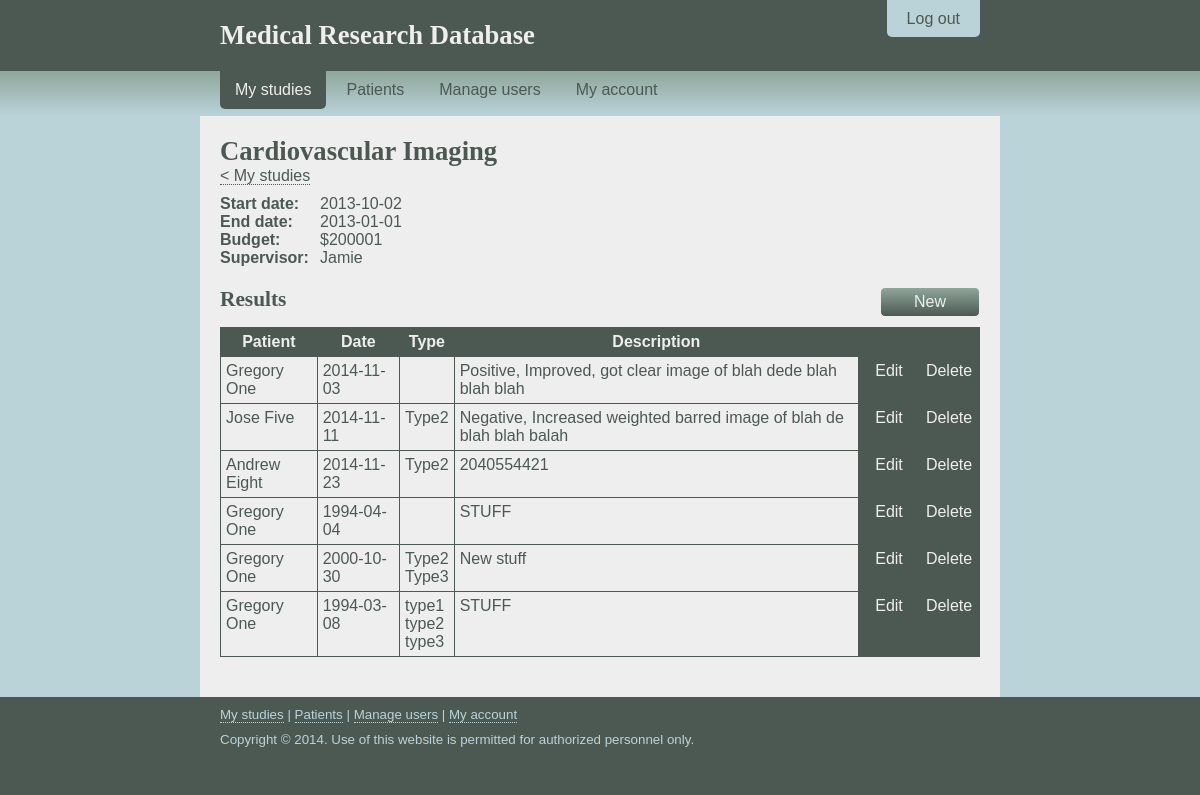
Page /study/view-study.php?studyname=Cardiovascular Imaging (signed in) on the committed database.
### tables this page shows
CREATE TABLE `results` (
  `id` int(11) NOT NULL AUTO_INCREMENT,
  `Study_Name` varchar(32) NOT NULL,
  `Patient_Number` int(11) NOT NULL,
  `Date` date DEFAULT NULL,
  `Description` varchar(255) DEFAULT NULL,
  PRIMARY KEY (`id`,`Study_Name`,`Patient_Number`),
  KEY `Study_Name` (`Study_Name`),
  KEY `Patient_Number` (`Patient_Number`),
  CONSTRAINT `results_ibfk_1` FOREIGN KEY (`Study_Name`) REFERENCES `study` (`Name`),
  CONSTRAINT `results_ibfk_2` FOREIGN KEY (`Patient_Number`) REFERENCES `patient` (`ID`)
);

CREATE TABLE `person` (
  `id` int(11) NOT NULL AUTO_INCREMENT,
  `Birthday` date DEFAULT NULL,
  `Gender` char(1) DEFAULT NULL,
  `Name` varchar(32) DEFAULT NULL,
  `Phone` varchar(20) DEFAULT NULL,
  `Address` varchar(255) DEFAULT NULL,
  `Email` varchar(255) DEFAULT NULL,
  `Emergency_ID` int(11) DEFAULT NULL,
  PRIMARY KEY (`id`),
  KEY `FK_person_emergency_id` (`Emergency_ID`),
  CONSTRAINT `FK_person_emergency_id` FOREIGN KEY (`Emergency_ID`) REFERENCES `person` (`id`)
);

CREATE TABLE `type` (
  `Result_ID` int(11) NOT NULL,
  `Study_Name` varchar(32) NOT NULL,
  `Patient_Number` int(11) NOT NULL,
  `Type` varchar(32) NOT NULL,
  PRIMARY KEY (`Result_ID`,`Type`,`Study_Name`,`Patient_Number`),
  KEY `Study_Name` (`Study_Name`),
  KEY `Patient_Number` (`Patient_Number`),
  CONSTRAINT `FK_results_id` FOREIGN KEY (`Result_ID`) REFERENCES `results` (`id`),
  CONSTRAINT `type_ibfk_2` FOREIGN KEY (`Study_Name`) REFERENCES `study` (`Name`),
  CONSTRAINT `type_ibfk_3` FOREIGN KEY (`Patient_Number`) REFERENCES `patient` (`ID`)
);

### php/gf.php (called while the page is built, shortened)
<?php
	function queryAssoc($mysqli, $query){
		$result = $mysqli->query($query);
		$data = $result->fetch_assoc();
		return $data;
	}
	function queryArray($mysqli, $query, $key){
		$result = $mysqli->query($query);
		$dataArray = array();
		for($count = 0; $count < $result->num_rows; $count++){
			$rowData = $result->fetch_assoc();
			array_push($dataArray, $rowData[$key]);
		}
		return $dataArray;
	}
?>

### php/view-study-functions.php (the view, shortened to what this page needs)
<?php
	require_once("index-functions.php");
	require_once("gf.php");
    function showAllStudyInfo($studyName){
        $mysqli = mysqliInit();
        $query = "SELECT person.name AS name, start_date, end_date, budget FROM study INNER JOIN person ON study.supervisor_id = person.id WHERE study.name = '$studyName'";
		$data = queryAssoc($mysqli, $query);
        echo "<h1>".$studyName."</h1>
            <p><a href=\"/\">&lt; My studies</a></p>
            <div id=\"study-info\">
              <ul>
                <li><p>Start date:</p></li>
                <li><p>".$data['start_date']."</p></li>
              </ul>
              <ul>
                <li><p>End date:</p></li>
                <li><p>".$data['end_date']."</p></li>
              </ul>
              <ul>
                <li><p>Budget:</p></li>
                <li><p>$".$data['budget']."</p></li>
              </ul>
              <ul>
                <li><p>Supervisor:</p></li>
                <li><p>".$data['name']."</p></li>
              </ul>
            </div>";
    }
	function showAllResultInfo($resultID){
		$mysqli = mysqliInit();
		$query = "select p.name AS name, date, description from results AS r INNER JOIN person AS p ON p.id = r.patient_number WHERE r.id = $resultID";
		$data = queryAssoc($mysqli, $query);
		$query = "SELECT t.type, r.ID FROM type AS t INNER JOIN results AS r ON r.ID = t.Result_ID WHERE r.ID = '" . $resultID . "'";
		$types = $mysqli->query($query);
		echo " <tr>
				<td><p>".$data['name']."</p></td>
                <td><p>".$data['date']."</p></td><td>";
		if ($types->num_rows != 0){
			for ($i = 0; $i < $types->num_rows; $i++)
				echo "<p>" . $types->fetch_assoc()["type"] . "</p>";
		}
		echo "</td><td><p>".$data['description']."</p></td>
                <td><p><a href=\"edit-result.php?id=".$resultID."&amp;numTypes=0&amp;studyname=".$_GET['studyname']."\">Edit</a><a href=\"delete-result.php?id=".$resultID."&amp;studyname=".$_GET['studyname']."\">Delete</a></p></td>
				</tr>";
	}
	function getResults($study){
		$mysqli = mysqliInit();
		$query = 	"SELECT id FROM results WHERE study_name = '$study'";
		return queryArray($mysqli, $query, 'id');
	}
?>

### study/view-study.php (shortened to what this page needs)
<?php
  require_once("../php/user-permissions.php");
  require_once("../php/view-study-functions.php");
?>
<!DOCTYPE html>
<html lang="en">
  <head>
    <link rel="stylesheet" href="/css/layout.css" />
    <link rel="stylesheet" href="/css/nav.css" />
    <link rel="stylesheet" href="/css/study.css" />
    <link rel="stylesheet" href="/css/table.css" />
  </head>
  <body>
    <header>
      <div class="container">
        <div id="logout-tab">
          <p><a href="/logout.php">Log out</a></p>
        </div>
        <div class="padding">
          <h1><a href="/" title="Home">Medical Research Database</a></h1>
        </div>
      </div>
    </header>
    <nav>
      <div class="container">
        <ul>
          <li id="current"><a href="/">My studies</a></li>
          <li><a href="/patients.php">Patients</a></li>
          <li><a href="/account.php?userID=<?php echo $_SESSION["userid"]; ?>">My account</a></li>
        </ul>
      </div>
    </nav>
    <div id="content-outer">
      <div class="container">
        <div id="content-inner">
          <div class="padding">
            <?php
               $studyName = $_GET['studyname'];
               showAllStudyInfo($studyName);
            ?>
            <div class="add-header">
              <ul>
                <li><h2>Results</h2></li>
				<?php
                echo "<li><input type=\"button\" name=\"addResult\" value=\"New\" onclick=\"window.location = 'add-result.php?numTypes=0&amp;studyname=".$_GET['studyname']."';\" /></li>";
				?>
				</ul>
            </div>
            <table>
              <tr id="header">
                <th><p>Patient</p></th>
                <th><p>Date</p></th>
                <th><p>Type</p></th>
                <th><p>Description</p></th>
                <th></th>
              </tr>
				<?php
					$studyName = $_GET['studyname'];
					$result = getResults($studyName);
					for($count = 0; $count < count($result); $count++){
						showAllResultInfo($result[$count]);
					}
				?>
            </table>
          </div>
        </div>
      </div>
    </div>
    <footer>
      <div class="container">
        <div class="padding">
          <p><a href="/">My studies</a> | <a href="/patients.php">Patients</a> | <?php printManageUsers(true, false); ?> <a href="/account.php?userID=<?php echo $_SESSION["userid"]; ?>">My account</a></p>
          <p>Copyright &copy; 2014. Use of this website is permitted for authorized personnel only.</p>
        </div>
      </div>
    </footer>
  </body>
</html>

### css/layout.css (style rules this page uses)
* { margin: 0px; padding: 0px; font-family: "Trebuchet MS", sans-serif; font-size: 12pt; }
body { background-color: #4C5952; }
header { background-color: #4C5952; }
nav { background: -o-linear-gradient(#8FA69B, #BAD3D9); background: -moz-linear-gradient(#8FA69B, #BAD3D9); background: -webkit-linear-gradient(#8FA69B, #BAD3D9); background: linear-gradient(#8FA69B, #BAD3D9); }
footer { background-color: #4C5952; }
footer .padding { padding: 10px 20px 10px 20px; }
footer p { color: #BAD3D9; font-size: 10pt; }
.container { width: 800px; margin: auto; }
#content-outer { background-color: #BAD3D9; }
#content-inner { background-color: #EEEEEE; }
.padding { padding: 20px; }
h1 { font-family: "Palatino Linotype", serif; font-size: 20pt; font-weight: bold; color: #4C5952; }
h2 { font-family: "Palatino Linotype", serif; font-size: 16pt; font-weight: bold; color: #4C5952; margin-top: 20px; }
header h1 a, header h1 a:visited, header h1 a:focus { color: #EEEEEE; border-bottom: 0px; }
p { font-family: "Trebuchet MS", sans-serif; font-size: 12pt; color: #4C5952; margin-bottom: 10px; }
input, select { padding: 5px; border: 1px solid #8FA69B; background-color: #EEEEEE; color: #4C5952; border-radius: 5px; transition: background-color 0.25s linear 0s, border-color 0.25s linear 0s, box-shadow 0.25s linear 0s; -webkit-transition: background-color 0.25s linear 0s, border-color 0.25s linear 0s, box-shadow 0.25s linear 0s; }
input[type="button"] { margin: 0px; width: 100px; }
input[type="submit"], input[type="button"] { cursor: pointer; background: -o-linear-gradient(#8FA69B, #4C5952); background: -moz-linear-gradient(#8FA69B, #4C5952); background: -webkit-linear-gradient(#8FA69B, #4C5952); background: linear-gradient(#8FA69B, #4C5952); color: #EEEEEE; border-color: #EEEEEE; transition: background-color 0.25s linear 0s, border-color 0.25s linear 0s; -webkit-transition: background-color 0.25s linear 0s, border-color 0.25s linear 0s; }
a, a:visited, a:focus { font-family: inherit; font-size: inherit; color: #4C5952; text-decoration: none; border-bottom: 1px dotted #4C5952; transition: color 0.25s linear 0s; -webkit-tranisition: color 0.25s linear 0s; }
#logout-tab { position: relative; right: 20px; top: 0px; float: right; margin-top: 10px; }
#logout-tab p { margin: 0px; }
#logout-tab a, #logout-tab a:visited, #logout-tab a:focus { color: #4C5952; background-color: #BAD3D9; padding: 10px 20px 10px 20px; border-bottom: 0px; border-bottom-left-radius: 5px; border-bottom-right-radius: 5px; transition: color 0.25s linear 0s, background-color 0.25s linear 0s; -webkit-transition: color 0.25s linear 0s, background-color 0.25s linear 0s; }
footer a, footer a:visited, footer a:focus { color: #BAD3D9; border-bottom-color: #BAD3D9; }
.add-header { margin-top: 20px; }
.add-header ul { list-style-type: none; }
.add-header ul li { float: left; }
.add-header ul li:first-child { width: 660px; }
.add-header ul li:last-child { width: 100px; }
.add-header h2 { margin: 0px; }

### css/nav.css (style rules this page uses)
nav ul { list-style-type: none; margin-left: 20px; margin-right: 20px; margin-bottom: 7px; float: left; }
nav ul li { display: block; float: left; margin-right: 5px; }
nav ul li a, nav ul li a:visited, nav ul li a:focus { display: block; padding: 10px 15px 10px 15px; border-bottom: 0px; color: #4C5952; border-bottom-left-radius: 5px; border-bottom-right-radius: 5px; transition: background-color 0.25s linear 0s, color 0.25s linear 0s; -webskit-transition: background-color 0.25s linear 0s, color 0.25s linear 0s; }
nav ul li#current a { color: #EEEEEE; background-color: #4C5952; }

### css/study.css (style rules this page uses)
#study-info { margin-top: 10px; }
#study-info ul { list-style-type: none; clear: both; }
#study-info ul li { float: left; }
#study-info ul li:first-child { width: 100px; font-weight: bold; }
#study-info p { margin: 0px; }

### rows in the picture
results: person.Name "Gregory One", Date "2014-11-03", Description "Positive, Improved, got clear image of blah dede blah blah blah"
results: person.Name "Jose Five", Date "2014-11-11", Description "Negative, Increased weighted barred image of blah de blah blah balah"
type: Type "Type2"
results: person.Name "Andrew Eight", Date "2014-11-23", Description "2040554421"
type: Type "Type2"
results: person.Name "Gregory One", Date "1994-04-04", Description "STUFF"
results: person.Name "Gregory One", Date "2000-10-30", Description "New stuff"
type: Type "Type2"
type: Type "Type3"
results: person.Name "Gregory One", Date "1994-03-08", Description "STUFF"
type: Type "type1"
type: Type "type2"
type: Type "type3"

### other values in the picture
$studyName "Cardiovascular Imaging"
$data['start_date'] "2013-10-02"
$data['end_date'] "2013-01-01"
$data['budget'] "200001"
$data['name'] "Jamie"
